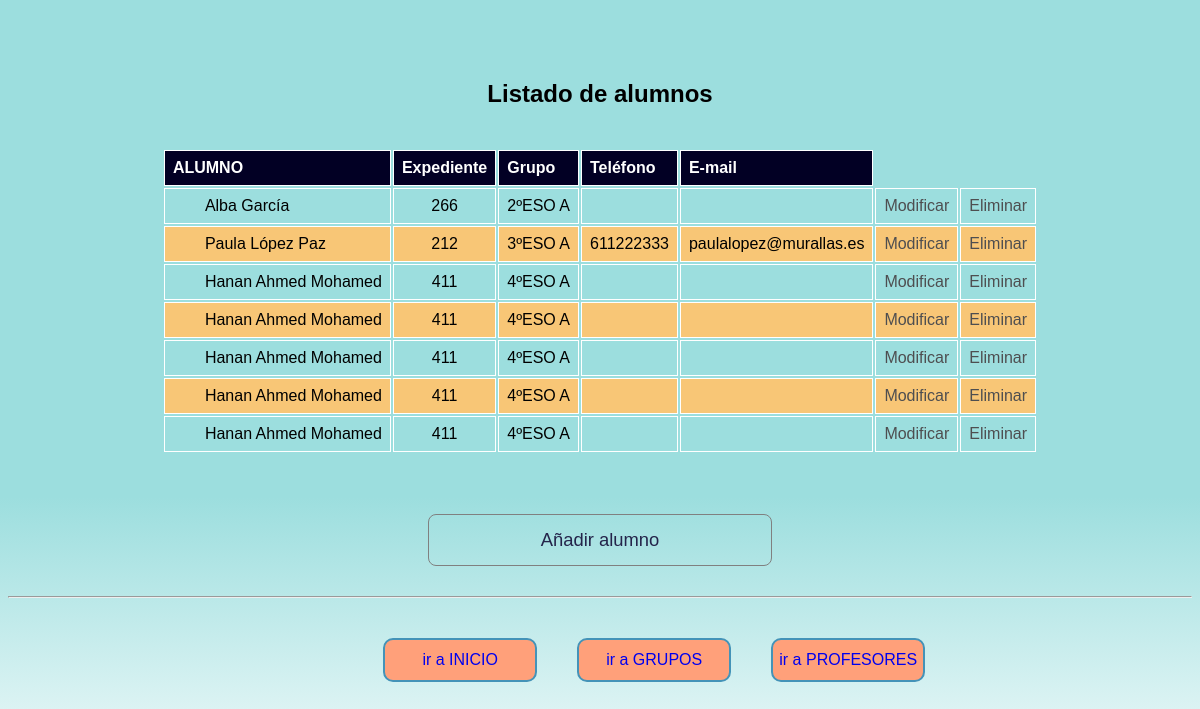
Before: /murallas_reales/consulta_totalAlumnos.php with the older database file.
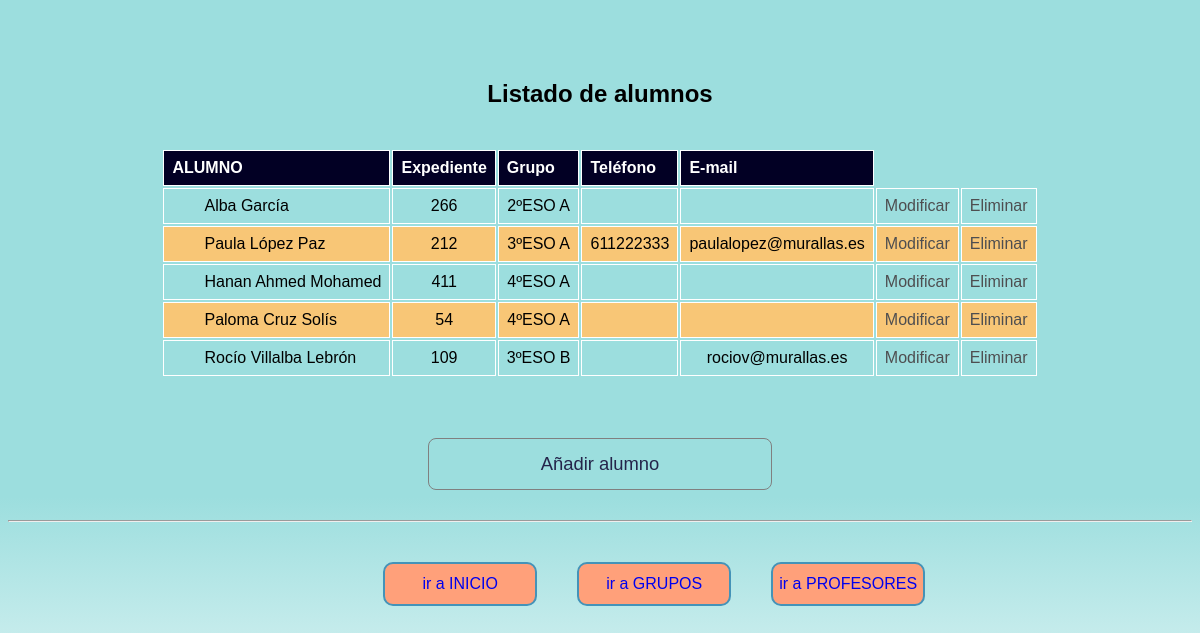
After: the same page with the newer database file.
### tables this page shows
CREATE TABLE `alumno` (
  `id_alumno` int(11) NOT NULL,
  `id_grupo` int(11) NOT NULL,
  `nombre` varchar(50) NOT NULL,
  `apellidos` varchar(100) NOT NULL,
  `expediente` int(6) NOT NULL,
  `telefono` varchar(12) DEFAULT NULL,
  `email` varchar(100) DEFAULT NULL
);

CREATE TABLE `grupo` (
  `id_grupo` int(11) NOT NULL,
  `nombre` varchar(100) NOT NULL,
  `curso` varchar(10) NOT NULL
);

### murallas_reales/consulta_totalAlumnos.php (the view, shortened to what this page needs)
<!DOCTYPE html>
<html lang="en">
<head>
    <link rel="stylesheet" href="./estilo.css">
</head>
<?php
include_once "./conectar.php";
$sql = "SELECT Alumno.id_alumno as 'id_alumno', Alumno.nombre, apellidos, Grupo.nombre as 'nom_grupo', expediente, telefono, email FROM Alumno JOIN Grupo WHERE Alumno.id_grupo = Grupo.id_grupo";
$resultado = $conexion->query($sql);
echo "<h2>Listado de alumnos</h2>";
echo "<section>";
echo "<table>";
echo "<tr><th>ALUMNO</th><th>Expediente</th><th>Grupo</th><th>Teléfono</th><th>E-mail</th></tr>";
if ($resultado->num_rows > 0) {
    while ($row = $resultado->fetch_assoc()) {
        echo "<tr>";
        echo "<td>".$row["nombre"]." ".$row["apellidos"]."</td>
        <td>".$row["expediente"]."</td>
        <td>".$row["nom_grupo"]."</td>
        <td>".$row["telefono"]."</td>
        <td>".$row["email"]."</td>
        <td><a href='actualiza_alumno.php?idalumno=".$row['id_alumno']."'>Modificar</a></td>
        <td><a href='elimina_alumno.php?idalumno=".$row['id_alumno']."'>Eliminar</a></td>";
        echo "</tr>";
    }
}
echo "</table>";
echo "</section>";
?>
<section class="add">
  <div class="add"><a href="./form_add_alumno.php">Añadir alumno</a>
</section>
<hr>
<nav>
    <div><a href="./index.php">ir a INICIO</a></div>
    <div><a href="./consulta_grupos.php">ir a GRUPOS</a></div>
    <div><a href="./consulta_profesores.php">ir a PROFESORES</a></div>
</nav>

### murallas_reales/estilo.css (style rules this page uses)
* { font-family: Verdana, Geneva, Tahoma, sans-serif; }
a:link, a:visited, a:active { text-decoration:none; }
p, h2 { text-align: center; }
h2 { padding-top: 60px; }
section { width: 70%; margin: 40px 15% 50px 15%; display: flex; justify-content: center; align-items: center; }
section.add { margin: 0 15% 20px 15%; }
section.add a { color: rgb(36, 36, 74); font-size: 1.15em; }
nav { margin: 40px 30% 0 30%; width: 40%; display: flex; justify-content: space-between; align-items: center; }
nav div { min-width: 150px; height: 40px; border: solid rgb(68, 147, 184) 2px; margin: 0 20px 0 20px; border-radius: 10px; background-color:lightsalmon; display: flex; justify-content: center; align-items: center; }
div.add { width: 40%; height: 40px; margin: 10px 20% 10px 20%; padding: 5px; border: solid grey 1px; border-radius: 8px; background-color:transparent; display: flex; justify-content: center; align-items: center; }
table { border-collapse: separate; width: 60%; align-items: center; }
td, th { border: 1px solid white; text-align: left; padding: 8px; }
th { background-color: rgba(2,0,36,1); color: white; }
tr:nth-child(odd) { background-color: rgb(248, 198, 118); }
td { white-space: nowrap; width: 50px; text-align: center; }
td:first-child { width: 180px; text-align: left; padding-left: 40px; }
td a { color: rgb(78, 78, 80); }

Changed rows visible on the page:
removed alumno: nombre "Hanan", apellidos "Ahmed Mohamed", expediente "411", id_grupo.nombre "4ºESO A"
removed alumno: nombre "Hanan", apellidos "Ahmed Mohamed", expediente "411", id_grupo.nombre "4ºESO A"
removed alumno: nombre "Hanan", apellidos "Ahmed Mohamed", expediente "411", id_grupo.nombre "4ºESO A"
removed alumno: nombre "Hanan", apellidos "Ahmed Mohamed", expediente "411", id_grupo.nombre "4ºESO A"
added alumno: nombre "Paloma", apellidos "Cruz Solís", expediente "54", id_grupo.nombre "4ºESO A"
added alumno: nombre "Rocío", apellidos "Villalba Lebrón", expediente "109", id_grupo.nombre "3ºESO B", email "rociov@murallas.es"
